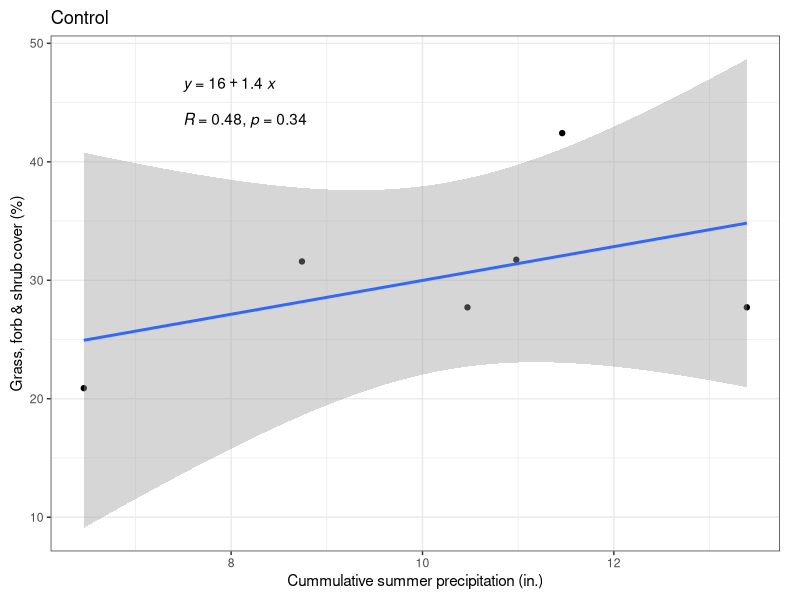
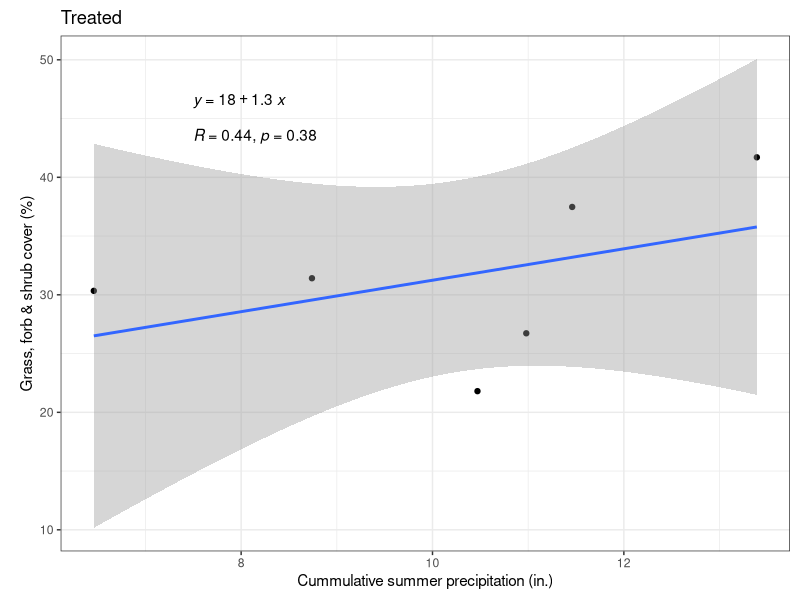
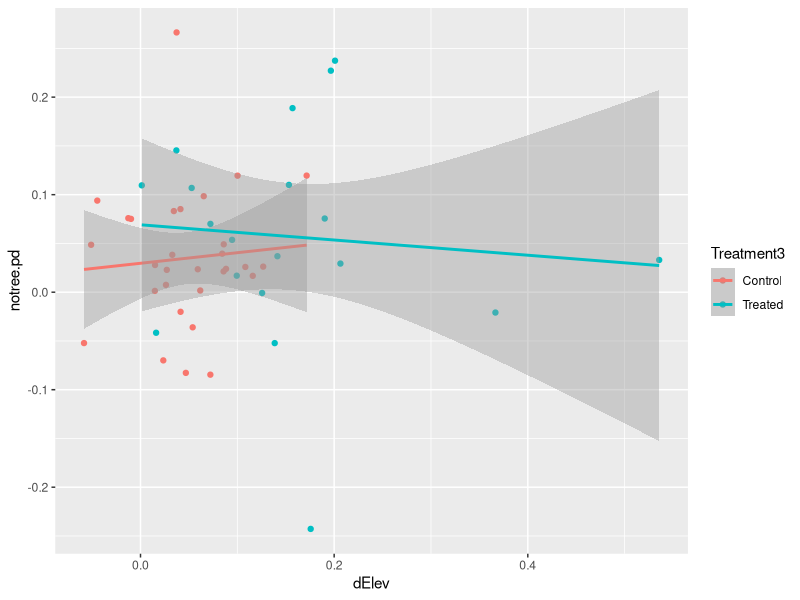
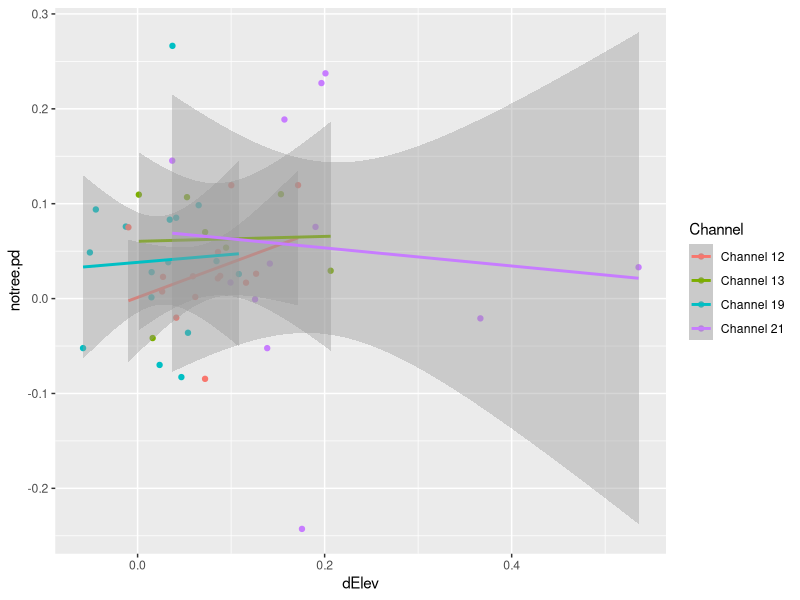
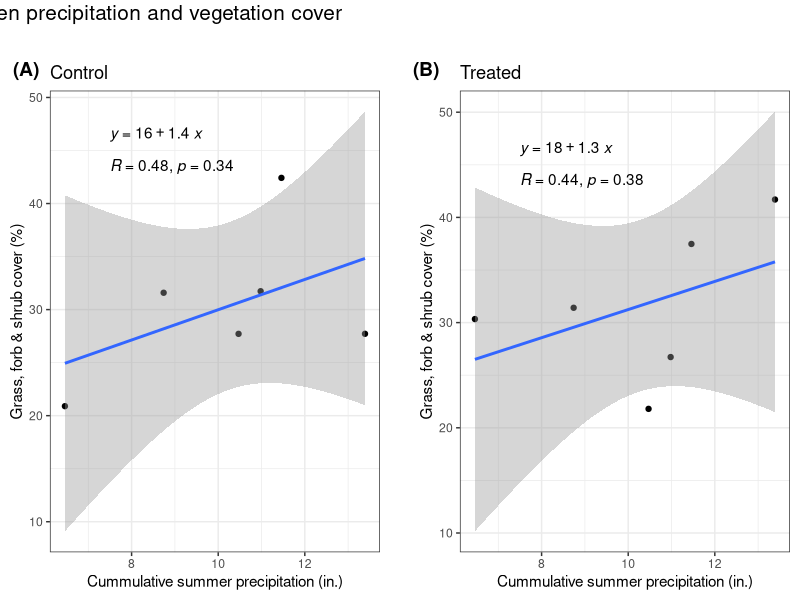

Write the R code that produced these figures, in order.
# Purpose: Explore correlation between notree averages and precip, and 
#   elevation difference and percent difference (but not sure this will really work).
# Created: 2023-05-24
# Last updated: 2023-07-20

library(tidyverse)
library(ggpubr)

# Load data ---------------------------------------------------------------

# Precip & veg cover
notree.avg <- read.csv("data/cleaned/Treatment3-average_notree-cover.csv")
precip <- read.table("data/PimaCounty_precip/PimaCounty_precip_2012-2021.txt",
                     sep = "\t", header = TRUE) 

# Percent change & elevation
elev <- read.csv("data/cleaned/Cross-section-elevation_clean.csv")
firstlast <- read.csv("data/cleaned/Percent-difference_first-last.csv", )


# Data wrangling ----------------------------------------------------------

# Precip & veg cover
precip.sample <- precip |> 
  filter(!str_detect(year.xaxis, c("2020|2016|2017|2019"))) |> 
  mutate(Year = gsub("-.*", "", year.xaxis)) |> 
  select(Year, Precip_cum)

notree.ctrl <- notree.avg |> 
  mutate(Year = as.character(Year)) |> 
  filter(Treatment3 == "Control") |> 
  left_join(precip.sample)

notree.trt <- notree.avg |> 
  mutate(Year = as.character(Year)) |> 
  filter(Treatment3 == "Treated") |> 
  left_join(precip.sample)

# Percent change & elevation
dat.elev <- left_join(elev, firstlast)


# Visualization -----------------------------------------------------------

# Precip & veg cover
notree.ctrl.plot <- notree.ctrl |> 
  ggplot(aes(x = Precip_cum, y = mean)) +
  geom_point() +
  geom_smooth(method = "lm") +
  labs(x = "Cummulative summer precipitation (in.)",
       y = "Grass, forb & shrub cover (%)",
       title = "Control") +
  theme_bw() +
  stat_regline_equation(label.x = 7.5, label.y = 46.5) +
  stat_cor(label.x = 7.5, label.y = 43.5) +
  theme(plot.margin = margin(0.1, 0.2, 0.1, 0.1, "in"))
notree.ctrl.plot

notree.trt.plot <- notree.trt |> 
  ggplot(aes(x = Precip_cum, y = mean)) +
  geom_point() +
  geom_smooth(method = "lm") +
  labs(x = "Cummulative summer precipitation (in.)",
       y = "Grass, forb & shrub cover (%)",
       title = "Treated") +
  theme_bw() +
  stat_regline_equation(label.x = 7.5, label.y = 46.5) +
  stat_cor(label.x = 7.5, label.y = 43.5) +
  theme(plot.margin = margin(0.1, 0.1, 0.1, 0.2, "in"))
notree.trt.plot

tiff("figures/2023-07_draft-figures/Corr-precip-veg.tiff", height = 5, width = 11, units = "in", res = 150)
annotate_figure(ggarrange(notree.ctrl.plot, notree.trt.plot,
                          nrow = 1, ncol = 2,
                          labels = c("(A)", "(B)")),
                top = text_grob("Correlation between precipitation and vegetation cover \n",
                                size = 15,
                                hjust = 1.1))
dev.off()


# Percent difference and elevation change
dat.elev |> 
  ggplot(aes(x = dElev, y = notree.pd, color = Treatment3)) +
  geom_point() +
  geom_smooth(method = "lm")

dat.elev |> 
  ggplot(aes(x = dElev, y = notree.pd, color = Channel)) +
  geom_point() +
  geom_smooth(method = "lm")

